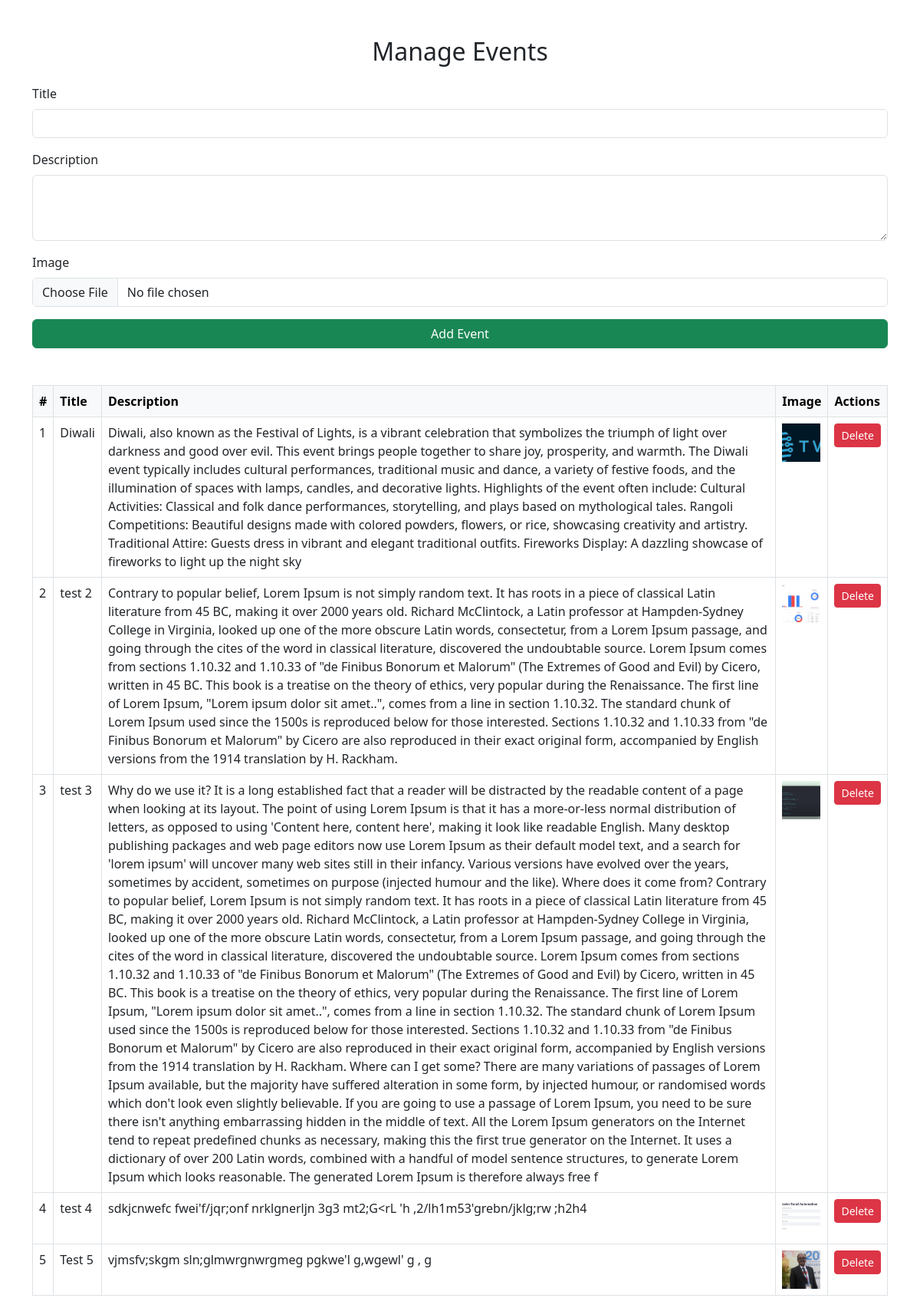
The page /add_event (signed in) on the database its author committed.
### app.py (models this page shows)
class Event(db.Model):
    id = db.Column(db.Integer, primary_key=True)
    title = db.Column(db.String(100), nullable=False)
    description = db.Column(db.Text, nullable=False)
    image = db.Column(db.String(100), nullable=True)

### app.py (the view, shortened to what this page needs)
@app.route('/add_event', methods=['GET', 'POST'])
def add_event():
    if not session.get('admin'):
        return redirect(url_for('admin_login'))
    events = Event.query.all()
    return render_template('add_event.html', events=events)

### templates/add_event.html (shortened to what this page needs)
<!DOCTYPE html>
<html lang="en">
<head>
    <link rel="stylesheet" href="https://cdnjs.cloudflare.com/ajax/libs/bootstrap/5.3.0/css/bootstrap.min.css">
</head>
<body>
    <div class="container mt-5">
        <h2 class="text-center mb-4">Manage Events</h2>
        <form method="POST" enctype="multipart/form-data">
            <div class="mb-3">
                <label for="title" class="form-label">Title</label>
                <input type="text" class="form-control" name="title" id="title" required>
            </div>
            <div class="mb-3">
                <label for="description" class="form-label">Description</label>
                <textarea class="form-control" name="description" id="description" rows="3" required></textarea>
            </div>
            <div class="mb-3">
                <label for="image" class="form-label">Image</label>
                <input type="file" class="form-control" name="image" id="image">
            </div>
            <button type="submit" name="action" value="add" class="btn btn-success w-100" id="addBtn">Add Event</button>
        </form>
        <table class="table table-bordered mt-5">
            <thead class="table-light">
                <tr>
                    <th>#</th>
                    <th>Title</th>
                    <th>Description</th>
                    <th>Image</th>
                    <th>Actions</th>
                </tr>
            </thead>
            <tbody>
                {% for event in events %}
                <tr>
                    <td>{{ loop.index }}</td>
                    <td>{{ event.title }}</td>
                    <td>{{ event.description }}</td>
                    <td>
                        {% if event.image %}
                        <img src="{{ url_for('static', filename='uploads/' + event.image) }}" alt="Image" style="width: 50px; height: 50px; object-fit: cover;">
                        {% else %}
                        No Image
                        {% endif %}
                    </td>
                    <td>
                        <form method="POST" style="display: inline;">
                            <button type="submit" name="action" value="delete" class="btn btn-sm btn-danger">Delete</button>
                        </form>
                    </td>
                </tr>
                {% endfor %}
            </tbody>
        </table>
    </div>
</body>
</html>

### rows shown on the page
Event: title "Diwali", description "Diwali, also known as the Festival of Lights, is a vibrant celebration that symbolizes the triumph of light over darkness and good over evil. This event brings people together to share joy, prosperity, and warmth. The Diwali event typically includes cultural performances, traditional music and dance, a variety of festive foods, and the illumination of spaces with lamps, candles, and decorative lights. Highlights of the event often include: Cultural Activities: Classical and folk dance performances, storytelling, and plays based on mythological tales. Rangoli Competitions: Beautiful designs made with colored powders, flowers, or rice, showcasing creativity and artistry. Traditional Attire:…", image (picture)
Event: title "test 2", description "Contrary to popular belief, Lorem Ipsum is not simply random text. It has roots in a piece of classical Latin literature from 45 BC, making it over 2000 years old. Richard McClintock, a Latin professor at Hampden-Sydney College in Virginia, looked up one of the more obscure Latin words, consectetur, from a Lorem Ipsum passage, and going through the cites of the word in classical literature, discovered the undoubtable source. Lorem Ipsum comes from sections 1.10.32 and 1.10.33 of \"de Finibus Bonorum et Malorum\" (The Extremes of Good and Evil) by Cicero, written in 45 BC. This book is a treatise on the theory of ethics, very popular during the Renaissance. The first line of Lorem Ipsum,…", image (picture)
Event: title "test 3", description "Why do we use it? It is a long established fact that a reader will be distracted by the readable content of a page when looking at its layout. The point of using Lorem Ipsum is that it has a more-or-less normal distribution of letters, as opposed to using 'Content here, content here', making it look like readable English. Many desktop publishing packages and web page editors now use Lorem Ipsum as their default model text, and a search for 'lorem ipsum' will uncover many web sites still in their infancy. Various versions have evolved over the years, sometimes by accident, sometimes on purpose (injected humour and the like). Where does it come from? Contrary to popular belief, Lorem Ipsum is…", image (picture)
Event: title "test 4", description "sdkjcnwefc fwei'f/jqr;onf nrklgnerljn 3g3 mt2;G<rL 'h ,2/lh1m53'grebn/jklg;rw ;h2h4", image (picture)
Event: title "Test 5", description "vjmsfv;skgm sln;glmwrgnwrgmeg pgkwe'l g,wgewl' g , g", image (picture)
